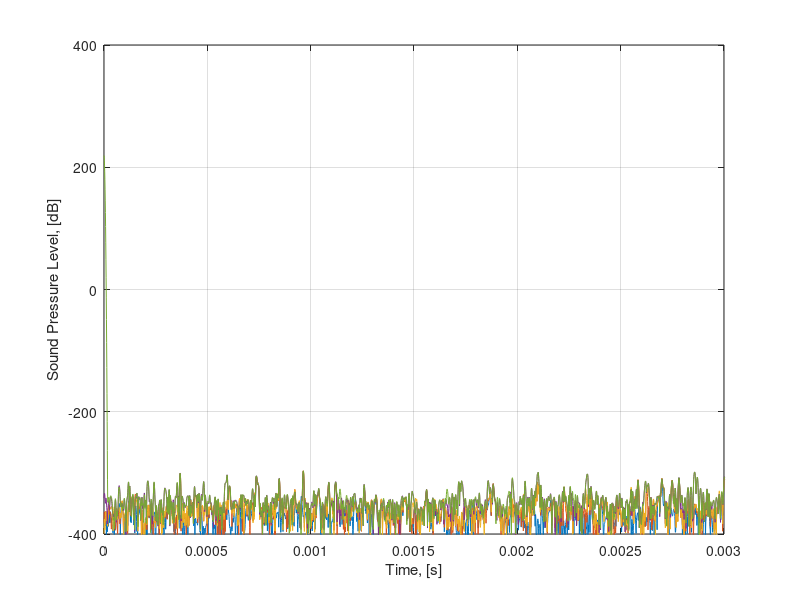

Write the MATLAB code that produced this figure. (Note: this script raises an error after producing the figure.)
%% Single Beam Sonar
%% Sonar Point-Scatter Model
% Contributors: Andreina Rascon, Derek Olson, Woeng-Sug Choi

clear;
close all;
clc;

%% Sonar Parameters
% Input Parameters
% The BlueView P900-45 is used as an example sonar for the purposes of
% demonstrating the point-scatter model

sonarFreq = 900E3; % Sonar frquency
bandwidth = 29.5e4; % [Hz]
freqResolution = 100e2;
beamWidth = 0.1; % radians
nRays = 3;


% Beam Parameters
nBeams = 5;
th = linspace(-beamWidth,beamWidth,nBeams); % vector of look angles

%% Input Parameters
soundSpeed = 1500.0; % [m/s]

% % Incidence angle calculation
% ray.vector = [z_xi z_yi z_zi];  % directions, magnitude is 1
% norm.vector = [n_xi n_yi n_zi]; % directions, magnitude is 1
% psi = acos(dot(ray.vector,norm.vector));    % [rad]
% ray.alpha = pi-psi;

% Target information (which should be obtained from ray gazebo plugin)
% 3 Targets, One dimension, no incident angle

ray.distance = [0, 1, 2; 3 4 5; 6 7 8; 9 10 11; 12 13 14];
ray.alpha = [0, 0, 0; 0.2618 0.2618 0.2618; 0.3618 0.3618 0.3618; 0.4618 0.4618 0.4618 ;0.5236 0.5236 0.5236];
ray.azimuthAngleWidth = [0.0175, 0.0175, 0.0175];
ray.elevationAngleWidth = [0.0175, 0.0175, 0.0175];

% Surface Reflectivity
mu = 10e-4;


% Frequency spectrum
fmin = sonarFreq - bandwidth/2*4;
fmax = sonarFreq + bandwidth/2*4;

% Sampling periods
max_T = max(max(ray.distance)*2/soundSpeed);
delta_f = 1/max_T;
delta_t = 1/(fmax - fmin);

nFreq = round((fmax - fmin) / delta_f);
freq = linspace(fmin,fmax,nFreq);
time = linspace(0,max_T,nFreq);
NT = nFreq; % dimensionless number of time samples

% Transmit spectrum, frequency domain
S_f = 1e11*exp(-(freq-sonarFreq).^2.*pi^2./bandwidth^2);

% define wave vector
kw = 2*pi*freq/soundSpeed;
        
% add attenuation
absorption = 0.0354; % [dB/m]
attenuation = absorption*log(10)/20;
K = kw + 1j*attenuation;

%% Point Scattering model
% Calculate echo level using the point scatter model

P_f = zeros(nBeams,nRays,nFreq);    % pre-allocate P(f)
P_f_ray = zeros(nRays,nFreq);       % pre-allocate ray P(f)
P_t_modified = zeros(nBeams,nFreq);

% Beamforming Loop

for k = 1:nBeams
    
    % Ray Loop
    for i = 1:nRays
        xi_z = rand;   % generate a random number, (Gaussian noise)
        xi_y = rand;   % generate another random number, (Gaussian noise)
        
        alpha = ray.alpha(k,i);        % angle between ray vector and object normal vector, [rad]
        distance = ray.distance(k,i);
        azimuthAngleWidth = ray.azimuthAngleWidth(i);
        elevationAngleWidth = ray.elevationAngleWidth(i);
        amplitude = ((xi_z+1j*xi_y)/sqrt(2))*(sqrt(mu*cos(alpha)^2*distance^2*azimuthAngleWidth*elevationAngleWidth));
        
        % travel time
        travelTime = distance*2/soundSpeed;
               
        % Summation of Echo returned from a signal (frequency domain)
        P_f_ray(i,:) = (P_f_ray(i,:) + S_f.*amplitude.*exp(1i.*K.*distance*2)./(distance^2));
        
    end
        P_f(k,i,:) = P_f_ray(i,:); 
     
        P_beam = squeeze(sum(P_f,2));
        
        beamPatternCurrent = (sinc(th./beamWidth)).^2;
        
        % frequency domain to time domain
        P_t = ifft(P_beam,[],2);
     
        P_t_modified = beamPatternCurrent'.*P_t; %p_t is nFreqxnBeams, and beamPatternCurrent is nBeamsx1
    
end



%% Plotting

% Plot inverse fast fourier transform 



% % figure (1)
% plot(time,P_t)
% xlabel('Time, [s]')
% ylabel('Pressure, [Pa]')


% Plot Sound Pressure Level of Echo Level
SPL = 20*log(abs(P_t)); % sound pressure level, [dB]

figure (1)
plot(time,SPL)
xlabel('Time, [s]')
ylabel('Sound Pressure Level, [dB]')
grid on
axis([0 3e-3 -400 400])
set(0, 'defaulttextfontsize',20)
set(0, 'defaultaxesfontsize',10)
set(gcf,'color','w')
export_fig SingleBeam_SPL.png -png -r300 -painters

% Plotting Beam Formed Data
 
SPL_modified = 20*log(abs(P_t_modified)); % sound pressure level, [dB]

figure (2)
plot(time,SPL_modified)
xlabel('Time, [s]')
ylabel('Sound Pressure Level, [dB]')
grid on
axis([0 3e-3 -400 400])
set(0, 'defaulttextfontsize',20)
set(0, 'defaultaxesfontsize',10)
set(gcf,'color','w')
export_fig SingleBeam_SPL_mod.png -png -r300 -painters

% Plot Image
% imagesc(SPL_modified')
% use imagesc, zoom in
% c = colorbar;
% c.Label.String='Sound Pressure Level, [dB]';
% ylabel('Bin [count]')
% xlabel('Single Beam')


function y = sinc(x)
     y = abs(sin(x)./x);
     y(x==0) = 1;
end

